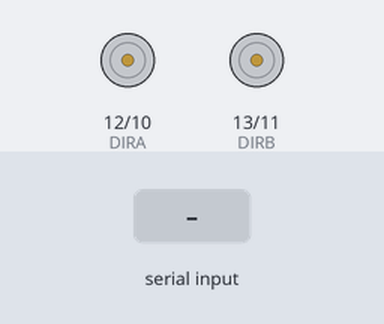
The sketch below on a simulated Arduino Uno, built with avr-gcc and run on an emulated ATmega328P. Parts: direction and speed pins drawn as motors (green arrow = direction pin HIGH = forward, orange = LOW = backward, longer = more drive). The inputs (shaded band) are chosen by the test bench.

Above: at 1.2 s.
1.3 s: "F" received over Serial
At 2.5 s:
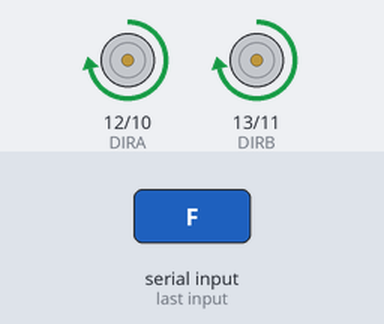
2.8 s: "B" received over Serial
At 3.9 s:
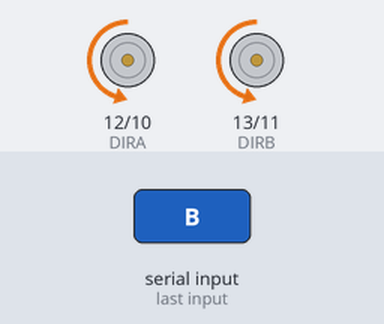
4.3 s: "R" received over Serial
At 5.0 s:
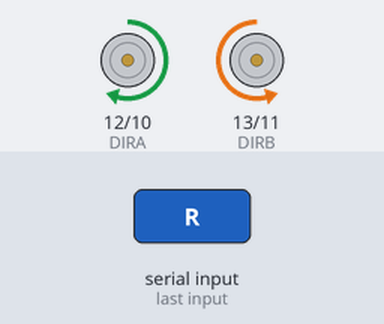
5.8 s: "L" received over Serial
At 6.1 s:
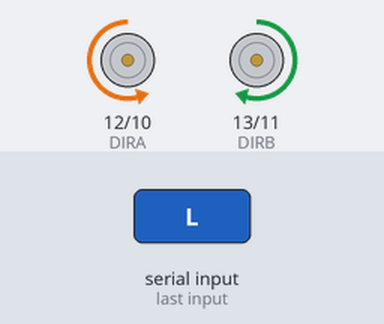
7.3 s: "G" received over Serial
At 8.5 s:
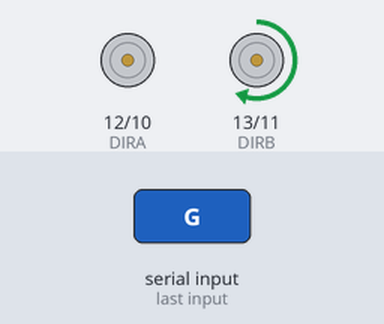
8.8 s: "I" received over Serial
At 9.6 s:
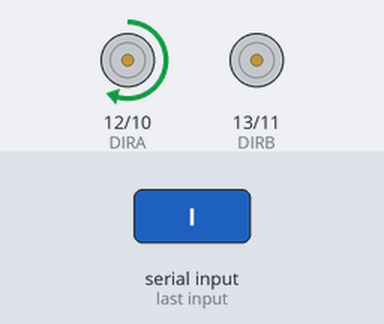
Timing chart, 0 to 11.3 s (numbered marks = the images above; inputs shaded):
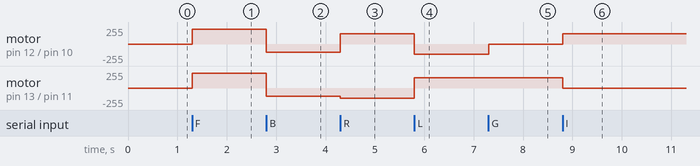

Measured:
- after the input at 1.3 s, motor on pin 12 (DIRA) / pin 10 (PWMA), motor on pin 13 (DIRB) / pin 11 (PWMB): stopped → forward 220/255 at once
- after the input at 2.8 s, motor on pin 12 (DIRA) / pin 10 (PWMA), motor on pin 13 (DIRB) / pin 11 (PWMB): forward 220/255 → backward 120/255 at once
- after the input at 4.3 s, motor on pin 12 (DIRA) / pin 10 (PWMA): backward 120/255 → forward 155/255 at once; motor on pin 13 (DIRB) / pin 11 (PWMB): backward 120/255 → backward 155/255 at once
- after the input at 5.8 s, motor on pin 12 (DIRA) / pin 10 (PWMA): forward 155/255 → backward 155/255 at once; motor on pin 13 (DIRB) / pin 11 (PWMB): backward 155/255 → forward 155/255 at once
- after the input at 7.3 s, motor on pin 12 (DIRA) / pin 10 (PWMA): backward 155/255 → stopped at once
- after the input at 8.8 s, motor on pin 12 (DIRA) / pin 10 (PWMA): stopped → forward 155/255 at once; motor on pin 13 (DIRB) / pin 11 (PWMB): forward 155/255 → stopped at once

The sketch:

sketch_mar15a.ino
```cpp
const int PWMA = 10;
const int DIRA = 12;
const int PWMB = 11;
const int DIRB = 13;

void setup() {
  pinMode(PWMA, OUTPUT);
  pinMode (DIRA, OUTPUT);
  pinMode (PWMB, OUTPUT);
  pinMode (DIRB, OUTPUT);
  Serial.begin(9600);


}

void loop() {
 if (Serial.available() > 0) {
    char f = Serial.read();
   //Serial.println (f);
 if (f=='F') motor (220,220);
 if (f=='S') motor (0,0);
 if (f=='B') motor (-120,-120);
 if (f=='R') motor (155,-155);
 if (f=='L') motor (-155,155);
 if (f=='G') motor (0,155);
 if (f=='I') motor (155,0);
 if (f=='H') motor (-155,0);
 if (f=='J') motor (0,-155);


  }


}
void motor(int a, int b) {
  if (a > 0) {
    digitalWrite( DIRA, 1) ;
    analogWrite (PWMA, a);
  }
  else {
    digitalWrite( DIRA, 0) ;
    analogWrite (PWMA, -a);
  }
  if (b > 0) {
    digitalWrite( DIRB, 1) ;
    analogWrite (PWMB, b);
  }
  else {
    digitalWrite( DIRB, 0) ;
    analogWrite (PWMB, -b);
  }
}
```
